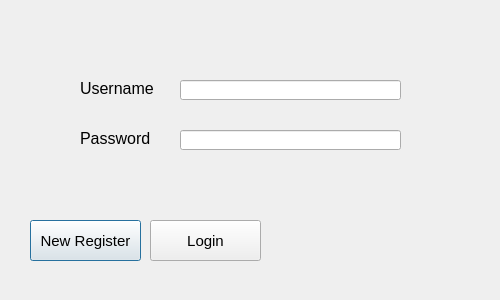
<?xml version="1.0" encoding="UTF-8"?>
<ui version="4.0">
 <class>frm_login</class>
 <widget class="QDialog" name="frm_login">
  <property name="geometry">
   <rect>
    <x>0</x>
    <y>0</y>
    <width>500</width>
    <height>300</height>
   </rect>
  </property>
  <property name="windowTitle">
   <string>Login</string>
  </property>
  <widget class="QLabel" name="lbl_Username">
   <property name="geometry">
    <rect>
     <x>80</x>
     <y>80</y>
     <width>81</width>
     <height>16</height>
    </rect>
   </property>
   <property name="font">
    <font>
     <family>MS Shell Dlg 2</family>
     <pointsize>12</pointsize>
    </font>
   </property>
   <property name="text">
    <string>Username</string>
   </property>
  </widget>
  <widget class="QLabel" name="lbl_Password">
   <property name="geometry">
    <rect>
     <x>80</x>
     <y>130</y>
     <width>81</width>
     <height>16</height>
    </rect>
   </property>
   <property name="font">
    <font>
     <family>MS Shell Dlg 2</family>
     <pointsize>12</pointsize>
    </font>
   </property>
   <property name="text">
    <string>Password</string>
   </property>
  </widget>
  <widget class="QLineEdit" name="txt_username">
   <property name="geometry">
    <rect>
     <x>180</x>
     <y>80</y>
     <width>221</width>
     <height>20</height>
    </rect>
   </property>
   <property name="font">
    <font>
     <pointsize>10</pointsize>
    </font>
   </property>
  </widget>
  <widget class="QLineEdit" name="txt_password">
   <property name="geometry">
    <rect>
     <x>180</x>
     <y>130</y>
     <width>221</width>
     <height>20</height>
    </rect>
   </property>
   <property name="font">
    <font>
     <pointsize>10</pointsize>
    </font>
   </property>
   <property name="echoMode">
    <enum>QLineEdit::Password</enum>
   </property>
  </widget>
  <widget class="QPushButton" name="btn_Register">
   <property name="geometry">
    <rect>
     <x>30</x>
     <y>220</y>
     <width>111</width>
     <height>41</height>
    </rect>
   </property>
   <property name="font">
    <font>
     <pointsize>11</pointsize>
    </font>
   </property>
   <property name="text">
    <string>New Register</string>
   </property>
  </widget>
  <widget class="QPushButton" name="btn_Login">
   <property name="geometry">
    <rect>
     <x>150</x>
     <y>220</y>
     <width>111</width>
     <height>41</height>
    </rect>
   </property>
   <property name="font">
    <font>
     <pointsize>11</pointsize>
    </font>
   </property>
   <property name="text">
    <string>Login</string>
   </property>
  </widget>
  <widget class="QLabel" name="lbl_Result">
   <property name="geometry">
    <rect>
     <x>300</x>
     <y>220</y>
     <width>161</width>
     <height>41</height>
    </rect>
   </property>
   <property name="font">
    <font>
     <pointsize>12</pointsize>
    </font>
   </property>
   <property name="text">
    <string/>
   </property>
  </widget>
 </widget>
 <resources/>
 <connections/>
</ui>
